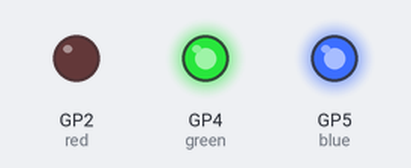
A program run on a simulated Raspberry Pi Pico running MicroPython. Parts: output pins drawn as LEDs (lit = HIGH).

Above: at 0.5 s.
At 1.5 s:
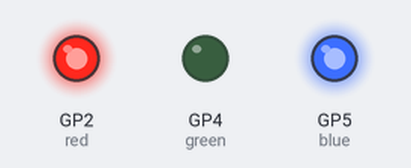
At 5.5 s:
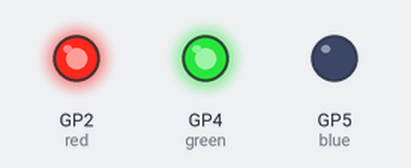
Timing chart, 0 to 6.9 s (numbered marks = the images above):
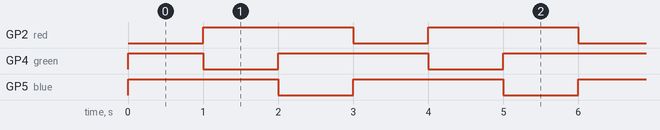

Measured:
- by itself, GP2 (red), GP5 (blue): alternates HIGH for 2.0 s and LOW for 1.0 s
- by itself, GP4 (green): repeats every 3.0 s: LOW 1.0 s, HIGH 2.0 s
- by itself, everything shown: repeats every 3.0 s, in 3 steps

The program:

Lab_5.1.py
```python
from machine  import Pin
import utime

red = Pin(2, Pin.OUT)
green = Pin(4, Pin.OUT)
blue = Pin(5, Pin.OUT)

while True:
  red.value(0)
  green.value(1)
  blue.value(1)
  utime.sleep(1)

  red.value(1)
  green.value(0)
  blue.value(1)
  utime.sleep(1)

  red.value(1)
  green.value(1)
  blue.value(0)
  utime.sleep(1)
```
